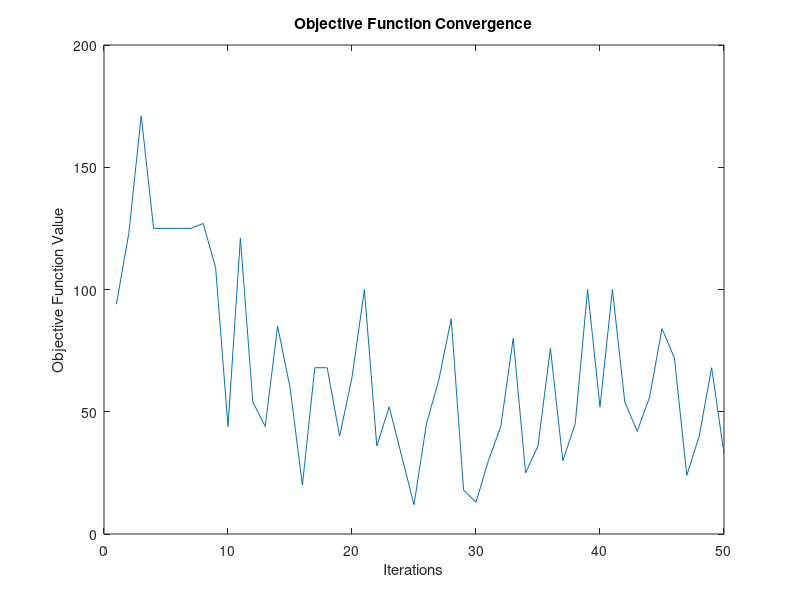

MATLAB code for this plot:
% Defining the objective Function
objective_function = @(a, b, c, d) a + 2 * b + 3 * c + 4 * d - 30;

% 1. Initialization
chromosome_gens = 4;
population = 6;
Chromosome1 = {12, 5, 23, 8};
Chromosome2 = {2, 21, 18, 3};
Chromosome3 = {10, 4, 13, 14};
Chromosome4 = {20, 1, 10, 6};
Chromosome5 = {1, 4, 13, 19};
Chromosome6 = {20, 5, 17, 1};

Chromosomes = {Chromosome1; Chromosome2; Chromosome3; Chromosome4; Chromosome5; Chromosome6};

% Create a loop here
iterations = 50;
objective_values = zeros(iterations, 1); % Array to store objective function values

for iteration = 1:iterations
    % 2. Evaluation (the fitness function)
    F_obj = zeros(population, 1);
    for j = 1:population
        F_obj(j) = objective_function(Chromosomes{j}{1}, Chromosomes{j}{2}, Chromosomes{j}{3}, Chromosomes{j}{4});
    end
    
    % Store the best objective function value
    objective_values(iteration) = max(F_obj);
    
    % 3. Selection (Select the fittest chromosome)
    Fitness = zeros(population, 1);
    totalFitness = 0;
    for i = 1:population
        Fitness(i) = 1 / (1 + F_obj(i));
        totalFitness = totalFitness + Fitness(i);
    end

    % 3b. Calculation of the probability of each chromosome
    P = Fitness / totalFitness;

    % 3c. Calculations of the cumulative probabilities
    C = zeros(population, 1);
    C(1) = P(1);
    for i = 2:population
        C(i) = C(i - 1) + P(i);
    end

    % 3d. Generating random numbers R (from 0 - 1)
    R = rand(population, 1);

    % 3e. Crossover
    NewChromosomes = cell(population, 1);
    for i = 1:population
        for j = 1:population
            if (R(i) < C(j))
                NewChromosomes{i} = Chromosomes{j};
                break;
            end
        end
    end

    Chromosomes = NewChromosomes;

    % 3f. Chromosome selection
    crossover_rate = 0.25;
    crossoverIndices = find(R < crossover_rate);

    % 3g. Crossover process
    for i = 1:length(crossoverIndices)
        idx = crossoverIndices(i);
        if i == length(crossoverIndices)
            nextIdx = crossoverIndices(1);
        else
            nextIdx = crossoverIndices(i + 1);
        end

        splittingIdx = randi([1, chromosome_gens - 1]);
        Chromosomes{idx} = [Chromosomes{idx}(1:splittingIdx), Chromosomes{nextIdx}(splittingIdx + 1:end)];% indexing during crossover 
    end

    % 4. Mutation
    mutation_rate = 0.1;
    total_gen = chromosome_gens * population;
    number_of_mutations = round(mutation_rate * total_gen);
    random_indices_for_mutation = 1 + randi(total_gen, [1, number_of_mutations]) - 1;

    for i = 1:population
        for j = 1:chromosome_gens
            curr_flattened_idx = (i - 1) * chromosome_gens + j;
            if ismember(curr_flattened_idx, random_indices_for_mutation)
                newMutatedValue = randi([1, 30]);
                Chromosomes{i}{j} = newMutatedValue;
            end
        end
    end
end

% Printing the best Chromosomes
for i = 1:population
    for j = 1:chromosome_gens
        fprintf('%d ', Chromosomes{i}{j});
    end
    fprintf('\n');
end

% Plot the objective function with iterations
plot(1:iterations, objective_values);
xlabel('Iterations');
ylabel('Objective Function Value');
title('Objective Function Convergence');
